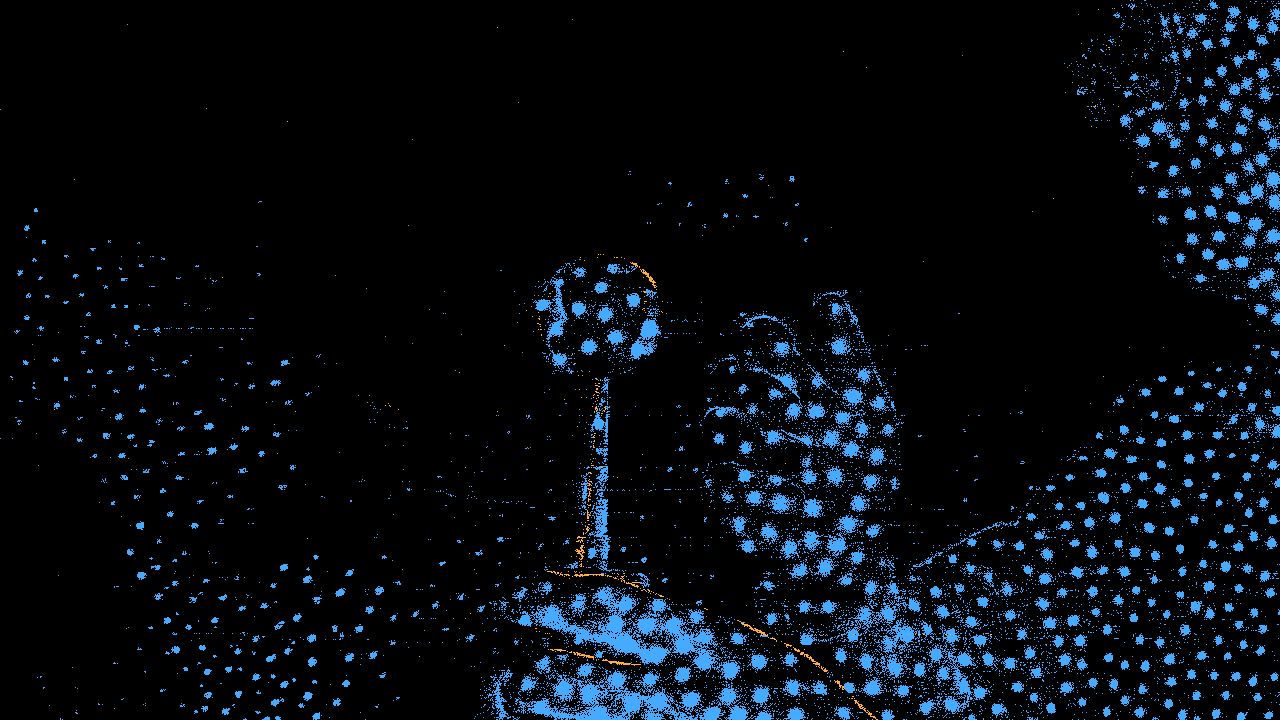
#> input picture g1_spin/dual_capture/analysis_20261112/results/event_samples/006.png, 1280 x 720 px
$ python align_remote.py
#> lines starting #> are read from the running program, lines starting #| are printed output that depends on the picture; after the words box and inside, x2 and y2 are one past the last pixel; in counts of white or black regions, pixels touching at a corner belong together
#> in main, im is the input picture: shape (720, 1280, 3); mean B, G, R 17.9, 12.1, 5.2
"""Cross-camera ball-position alignment diagnostic, no calibrated spin truth."""
import json,sqlite3
from pathlib import Path
import numpy as np,cv2
from scipy.optimize import least_squares
from audit_remote import OUT,SESSION,parse_image,save

def detect(im,kind):
#> called with kind = 'event'
    if kind=='event':
        gray=cv2.cvtColor(im,cv2.COLOR_BGR2GRAY);gray=(gray>0).astype(np.uint8)*255
#> after `gray = cv2.cvtColor(im, cv2.COLOR_BGR2GRAY)`:
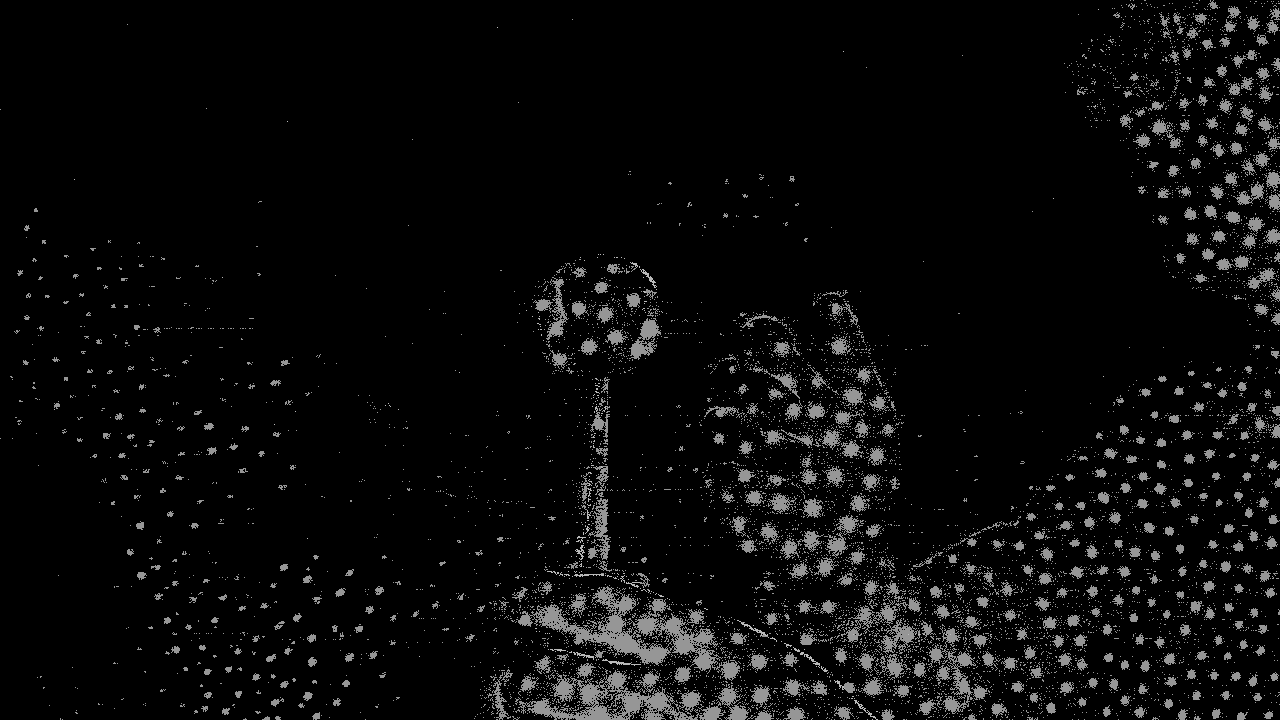
#> gray: shape (720, 1280); min 0, max 186, mean 10.7
#> after `gray = (gray > 0).astype(np.uint8) * 255`:
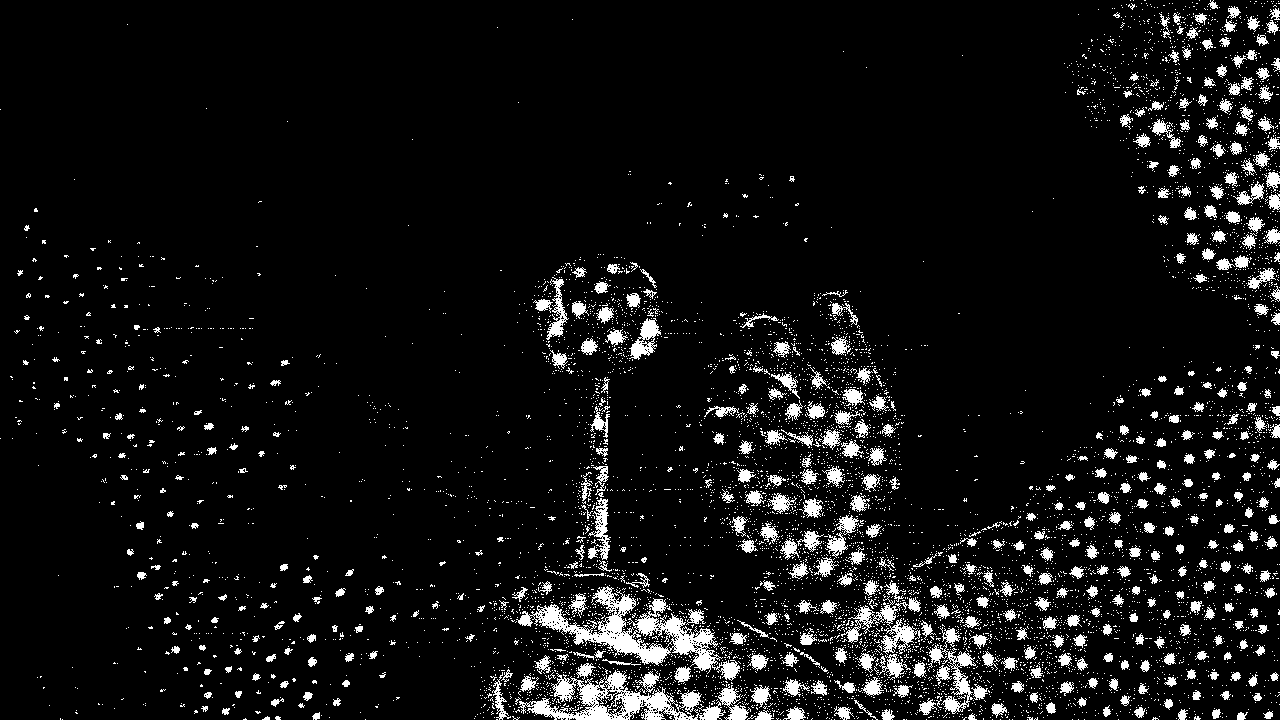
#> gray: shape (720, 1280); 7.1% white; 7542 white regions (7050 under 20 px), largest, box (x1, y1, x2, y2) and area: (516, 586, 740, 681) 5387, (518, 670, 726, 720) 3941, (841, 596, 921, 655) 1241
        x0,y0,x1,y1=180,100,850,640;minr,maxr=38,80;threshold=20
    else:
        gray=im;x0,y0,x1,y1=220,70,460,300;minr,maxr=9,22;threshold=12
    crop=cv2.GaussianBlur(gray[y0:y1,x0:x1],(5,5),1)
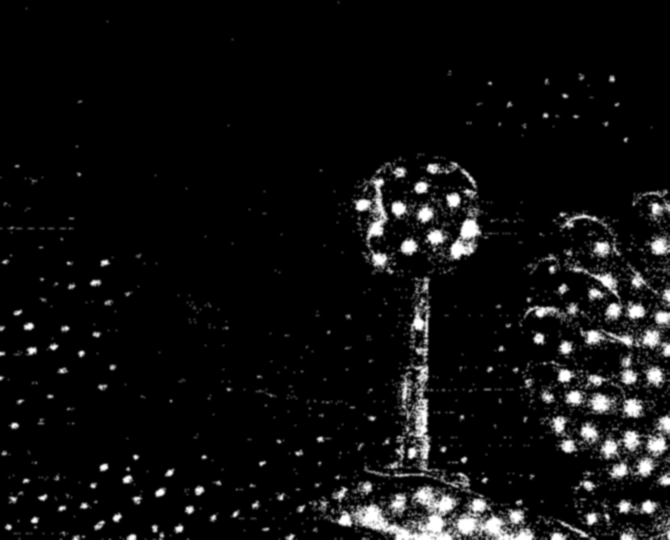
#> crop: shape (540, 670); min 0, max 255, mean 14.9
    circles=cv2.HoughCircles(crop,cv2.HOUGH_GRADIENT,1,30,param1=60,param2=threshold,minRadius=minr,maxRadius=maxr)
#> circles = 67 rows, first 8: [418.5, 216.5, 61.8], [582.5, 328.5, 78.3], [593.5, 379.5, 66.2], [490.5, 462.5, 75], [584.5, 457.5, 77.2], [532.5, 441.5, 78.3], [552.5, 343.5, 78.3], [618.5, 412.5, 46.3]
    candidates=[]
    if circles is not None:
        for cx,cy,r in circles[0]:
            cx+=x0;cy+=y0
            # Distinct angle support around the candidate perimeter.
            yy,xx=np.nonzero(gray[max(0,int(cy-r-4)):int(cy+r+5),max(0,int(cx-r-4)):int(cx+r+5)]> (0 if kind=='event' else 45))
            xx=xx+max(0,int(cx-r-4));yy=yy+max(0,int(cy-r-4))
            near=abs(np.hypot(xx-cx,yy-cy)-r)<(2 if kind=='event' else 1.5)
            bins=np.unique((np.floor((np.arctan2(yy[near]-cy,xx[near]-cx)+np.pi)*24/(2*np.pi)).astype(int))%24)
            if len(bins)>=14:candidates.append(dict(x=float(cx),y=float(cy),r=float(r),support=len(bins)))
#> this loop made 67 passes
#> (cx, cy, r) on passes 1, 2, 3, 4, 5, 6, 7, 8, 9, 10, 11, 13: (598.5, 316.5, 61.8), (762.5, 428.5, 78.3), (773.5, 479.5, 66.2), (670.5, 562.5, 75), (764.5, 557.5, 77.2), (712.5, 541.5, 78.3), (732.5, 443.5, 78.3), (798.5, 512.5, 46.3), (796.5, 430.5, 53), (789.5, 393.5, 46.3), (540.5, 566.5, 60.7), (726.5, 569.5, 69.5)
#> (cx, cy, r, bins) on passes 12, 23, 35, 36, 38, 40: (667.5, 512.5, 79.4, [0, 1, 2, 6, 9, 10, 11, 12, 13, 15, 18, 19, 20, 21, 22, 23]), (697.5, 355.5, 79.4, [0, 1, 2, 3, 9, 10, 11, 12, 13, 14, 15, 16, 17, 19, 21, 23]), (644.5, 415.5, 79.4, [0, 2, 3, 4, 5, 6, 7, 9, 11, 12, 13, 14, 16, 19, 20, 21]), (698.5, 468.5, 69.5, [6, 7, 8, 9, 10, 11, 12, 13, 14, 15, 16, 17, 18, 22, 23]), (540.5, 423.5, 64.9, [6, 7, 8, 9, 10, 11, 12, 13, 14, 15, 16, 17, 20]), (529.5, 372.5, 79.4, [1, 6, 7, 8, 9, 10, 11, 12, 13, 14])
#> after the loop, candidates = 62 items
    # No nearest expected trajectory scoring; multiple choices retain ambiguity.
    candidates.sort(key=lambda x:x['support'],reverse=True)
    return candidates

def main():
    event=[];ir=[]
    for path in sorted((OUT/'event_samples').glob('*.png')):
        t=int(path.stem)*.5;im=cv2.imread(str(path));cc=detect(im,'event');event.append(dict(t=t,candidates=cc))
#> after `cc = detect(im, 'event')`: cc = 62 items
#> (the run stopped early here; a loop or call above may not have finished)
